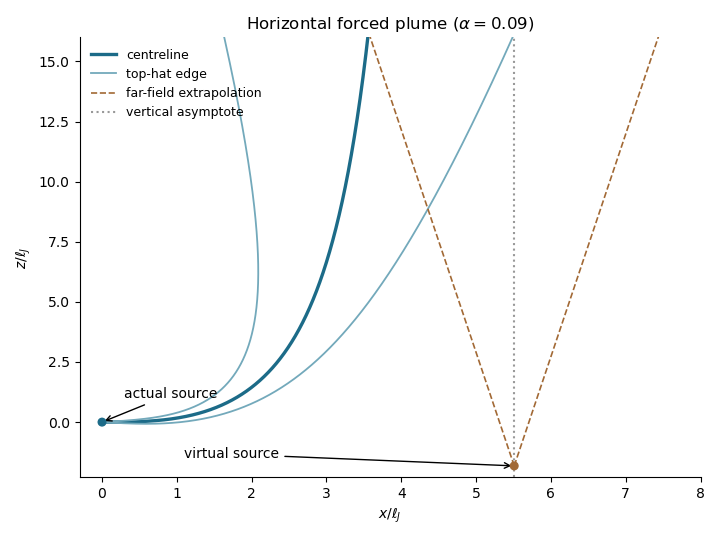

This figure's Python source:
"""Integrate original top-hat plume equations by quadrature; save PNG in CWD.
Only NumPy 2.3.5 / Matplotlib 3.10.7, tested with Python 3.14.4.
"""
import numpy as np
import matplotlib
matplotlib.use('Agg')
import matplotlib.pyplot as plt
alpha=.09;E=2*alpha*np.sqrt(np.pi)
t=np.linspace(0,100,100001);r=t*t
I=np.r_[0,np.cumsum((2*t[1:]*(1+t[1:]**4)**.75+2*t[:-1]*(1+t[:-1]**4)**.75)*np.diff(t)/2)]
q=np.sqrt(2*I);dx=np.full_like(t,np.sqrt(2));dz=np.zeros_like(t);ds=dx.copy()
dx[1:]=2*t[1:]/q[1:];dz[1:]=r[1:]*dx[1:];ds[1:]=np.sqrt(1+r[1:]**2)*dx[1:]
integ=lambda f:np.r_[0,np.cumsum((f[1:]+f[:-1])*np.diff(t)/2)]
x,z,s=map(integ,[dx,dz,ds]);m=np.sqrt(1+r*r)
b=E/np.sqrt(np.pi)*q/np.sqrt(m)
xinf=x[-1]+2*np.sqrt(5)/t[-1]**.5
shat=r[-1]**.75/np.sqrt(.45);zv=z[-1]-shat
fig,ax=plt.subplots(figsize=(7.2,5.4),dpi=100,facecolor='white')
visible=z<17
ax.plot(x[visible],z[visible],color='#1c6b88',lw=2.4,label='centreline')
ax.plot((x-r/m*b)[visible],(z+b/m)[visible],color='#73a9bb',lw=1.3)
ax.plot((x+r/m*b)[visible],(z-b/m)[visible],color='#73a9bb',lw=1.3,label='top-hat edge')
zz=np.linspace(zv,17,200);cone=6*alpha/5*(zz-zv)
ax.plot(xinf+cone,zz,'--',color='#a26935',lw=1.2);ax.plot(xinf-cone,zz,'--',color='#a26935',lw=1.2,label='far-field extrapolation')
ax.axvline(xinf,color='#999999',ls=':',label='vertical asymptote')
ax.scatter([0,xinf],[0,zv],s=30,color=['#1c6b88','#a26935'],zorder=5)
ax.annotate('actual source',(0,0),xytext=(.3,1),arrowprops={'arrowstyle':'->'},fontsize=10)
ax.annotate('virtual source',(xinf,zv),xytext=(1.1,-1.5),arrowprops={'arrowstyle':'->'},fontsize=10)
ax.set(xlim=(-.3,8),ylim=(-2.3,16),xlabel='$x/\\ell_J$',ylabel='$z/\\ell_J$',title='Horizontal forced plume ($\\alpha=0.09$)')
ax.legend(loc='upper left',fontsize=9,frameon=False);ax.spines[['top','right']].set_visible(False)
fig.tight_layout();fig.savefig('paper-345-plume.png',facecolor='white',transparent=False)
